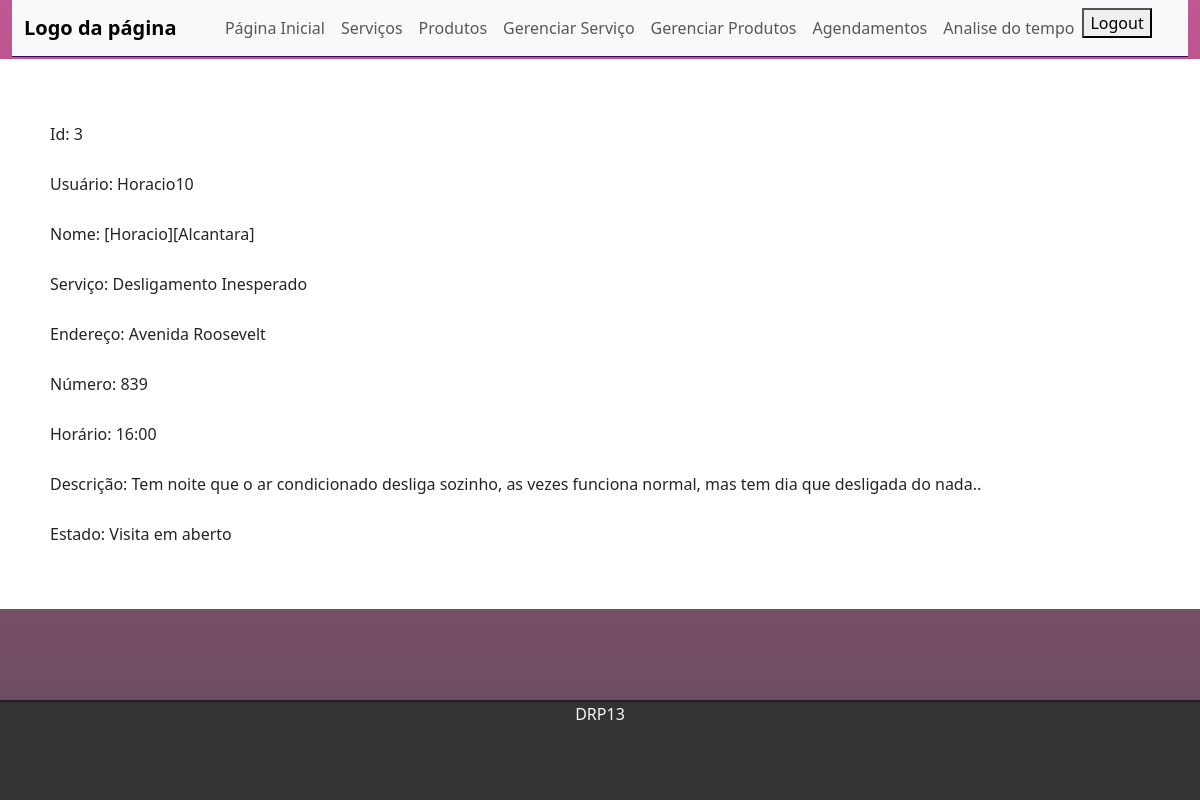
The app's page /appoitmentList/3 (signed in), older data.
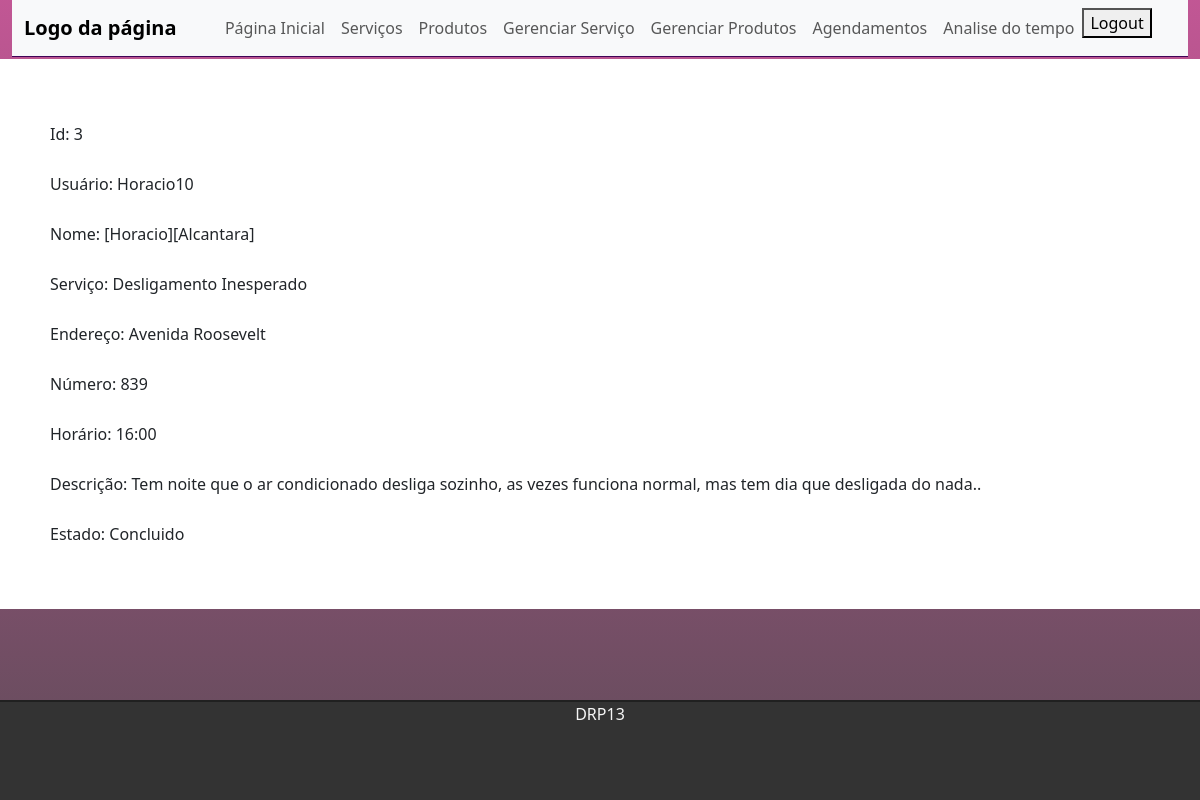
The same page, newer data.
### appoitments/models.py (models this page shows)
class Appoitment(models.Model):
    id = models.BigAutoField(primary_key=True)
    user = models.CharField()
    name = models.CharField()
    service = models.ForeignKey(Service, on_delete=models.SET_NULL, null=True)
    address = models.CharField(max_length=50)
    address_number = models.IntegerField()
    date = models.CharField(max_length=8)
    hour = models.CharField(max_length=40)
    description = models.TextField()
    status = models.CharField(max_length=20, choices=status, default='Visita em aberto')

### services/models.py (models this page shows)
class Service(models.Model):
    id = models.BigAutoField(primary_key=True)
    service = models.CharField(max_length=50)
    category = models.CharField(choices=categoryService)
    value = models.CharField(max_length=100)
    description = models.CharField(max_length=100)
    def __str__(self):
        return self.service

### appoitments/views.py (the view)
# urls.py: path('appoitmentList/<int:id>', views.info, name='info'),
@login_required
def info(request, id):
    info = Appoitment.objects.all().filter(id=id)
    return render(request, 'appoitments/info.html', {'info': info})

### templates/appoitments/info.html (shortened to what this page needs)
{% extends 'tasks/index.html' %}
{% block content %}
<div class="text-box">
    {% for task in info %}
        <div class="info-full">
            Id: {{task.id}}<br>
            Usuário: {{task.user}}<br>
            Nome: {{task.name}}<br>
            Serviço: {{task.service}} <br>
            Endereço: {{task.address}}<br>
            Número: {{task.address_number}}<br>
            Horário: {{task.hour}}<br>
            Descrição: {{task.description}}<br>
            Estado: {{task.status}}<br>
        </div>
</div>
    {% endfor %}
{% endblock %}

Row changes from the older to the newer data that the page shows:
changed Appoitment "Horacio10": status "Visita em aberto" → "Concluido"
